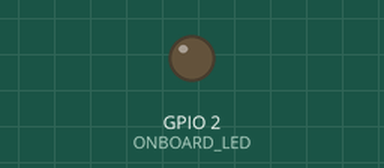
The sketch below on a simulated ESP32. Parts: output pins drawn as LEDs (lit = HIGH).

Above: at 1.0 s.
At 3.0 s:
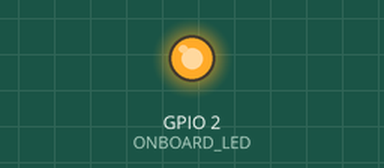
Timing chart, 0 to 5.2 s (numbered marks = the images above):
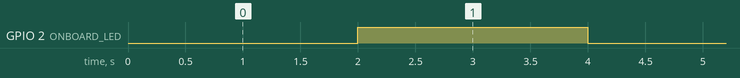

Measured:
- by itself, GPIO 2 (ONBOARD_LED): alternates HIGH for 2.0 s and LOW for 2.0 s

The sketch:

esp32_blink.ino
```cpp
#define ONBOARD_LED  2

void setup() {
  pinMode(ONBOARD_LED,OUTPUT);
}

void loop() {
  delay(2000);
  digitalWrite(ONBOARD_LED,HIGH);
  delay(2000);
  digitalWrite(ONBOARD_LED,LOW);
}
```
